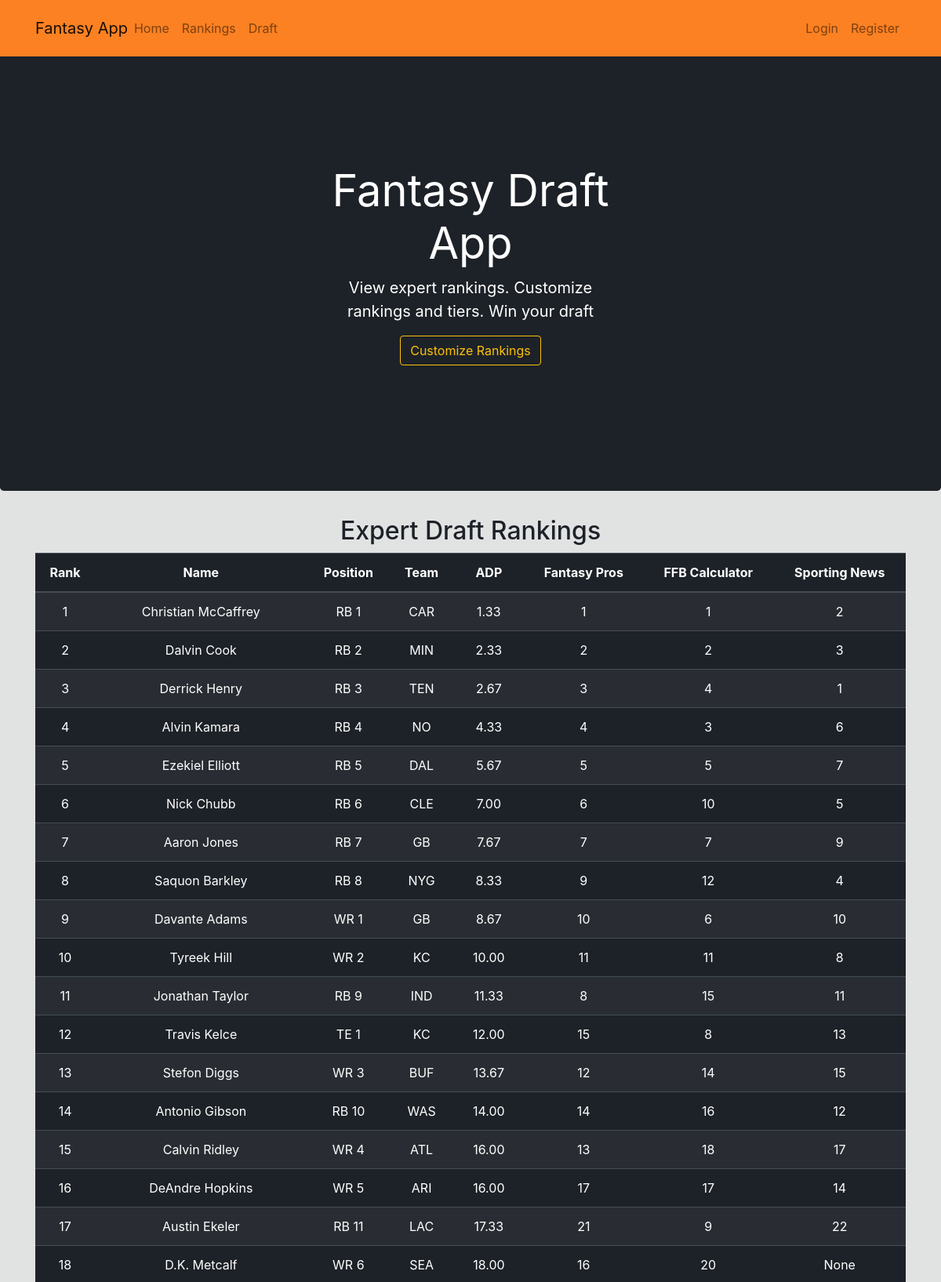
The page /home (upper part) on the database its author committed.
### website/models.py (models this page shows, shortened)
class Player(db.Model):
    id = db.Column(db.Integer(), primary_key=True)
    rank = db.Column(db.Integer())
    name = db.Column(db.String(length=40), nullable=False, unique=True)
    position = db.Column(db.String(length=3), nullable=False)
    team = db.Column(db.String(length=4))
    adp = db.Column(db.DECIMAL(3,2))
    fp_rank = db.Column(db.Integer())
    ffb_calc_rank = db.Column(db.Integer())
    sport_news_rank = db.Column(db.Integer())
    position_rank = db.Column(db.Integer())

### website/routes.py (the view)
@app.route('/')
@app.route('/home')
def home_page():
    players = Player.query.order_by('rank').all()
    return render_template('home.html', players=players)

### website/templates/home.html (shortened to what this page needs)
{% extends 'base.html' %}
{% block content %}
  <div class="jumbotron text-center" style="color:white; background-color:#1D2228;">
      <div class="col-md-5 p-lg-5 mx-auto my-5">
          <h1 class="display-4 font-weight-normal" style="color: white">Fantasy Draft App</h1>
          <p class="lead font-weight-normal">View expert rankings. Customize rankings and tiers. Win your draft</p>
          <a class="btn btn-outline-warning" href="{{ url_for('rankings_page') }}">Customize Rankings</a>
      </div>
  </div>
  <div class="container">
    <h2 class="text-center">Expert Draft Rankings</h2>
    <table class="table table-hover table-dark table-striped overflow-hidden" style="background-color: #1D2228; color:white">
      <thead>
          <tr>
              <th scope="col" class="text-center">Rank</th>
              <th scope="col" class="text-center">Name</th>
              <th scope="col" class="text-center">Position</th>
              <th scope="col" class="text-center">Team</th>
              <th scope="col" class="text-center">ADP</th>
              <th scope="col" class="text-center">Fantasy Pros</th>
              <th scope="col" class="text-center">FFB Calculator</th>
              <th scope="col" class="text-center">Sporting News</th>
          </tr>
      </thead>
      <tbody>
          {% for player in players %}
              <tr>
                  <td class="text-center">{{ player.rank }}</td>
                  <td class="text-center">{{ player.name }}</td>
                  <td class="text-center">{{ player.position }} {{ player.position_rank }}</td>
                  <td class="text-center">{{ player.team }}</td>
                  <td class="text-center">{{ player.adp }}</td>
                  <td class="text-center">{{ player.fp_rank }}</td>
                  <td class="text-center">{{ player.ffb_calc_rank }}</td>
                  <td class="text-center">{{ player.sport_news_rank }}</td>
              </tr>
          {% endfor %}
      </tbody>
    </table>
  </div>
{% endblock %}

### website/templates/base.html (shortened to what this page needs)
<!doctype html>
<html lang="en">
	<head>
		<link rel="stylesheet" href="https://cdn.jsdelivr.net/npm/bootstrap@4.5.3/dist/css/bootstrap.min.css">
	</head>
	<body style="background-color: #E1E2E2; color:  #1D2228; padding: 50px 0px 0px 0px; z-index: 0;">
		<nav id="navbar" class="py-3 navbar navbar-expand-sm navbar-light fixed-top" style="background-color: #FB8122;">
			<div class="container">
				<a class="navbar-brand mr-auto" href="{{ url_for('home_page') }}">Fantasy App</a>
				<div class="collapse navbar-collapse" id="navbarNav">
					<ul class="navbar-nav mr-auto">
						<li class="nav-item">
							<a class="nav-link" href="{{ url_for('home_page') }}">Home <span class="sr-only">(current)</span></a>
						</li>
						<li class="nav-item">
							<a class="nav-link" href="{{ url_for('rankings_page') }}">Rankings</a>
						</li>
						<li class="nav-item">
							<a class="nav-link" href="{{ url_for('draft_page') }}">Draft</a>
						</li>
					</ul>
					{% if current_user.is_authenticated %}
					<ul class="navbar-nav">
						<li class="nav-item">
							<a class="nav-link">
								<i class="fas fa-football-ball"></i>
							</a>
						</li>
						<li class="nav-item">
							<a class="nav-link">Welcome, {{ current_user.username }}</a>
						</li>
						<li class="nav-item">
							<a class="nav-link" href="{{ url_for('logout_page') }}">Logout</a>
						</li>
					</ul>
					{% else %}
					<ul class="navbar-nav">
						<li class="nav-item">
							<a class="nav-link" href="{{ url_for('login_page') }}">Login</a>
						</li>
						<li class="nav-item">
							<a class="nav-link" href="{{ url_for('register_page') }}">Register</a>
						</li>
					</ul>
				</div>
				{% endif %}
			</div>
		</nav>
	{% block content %}
	{% endblock %}
</body>
</html>

### website/templates/base.html (style rules this page uses)
label, h1, h6 { color: #1D2228; }

### rows shown on the page
Player: rank "1", name "Christian McCaffrey", position "RB", position_rank "1", team "CAR", adp "1.33", fp_rank "1", ffb_calc_rank "1", sport_news_rank "2"
Player: rank "2", name "Dalvin Cook", position "RB", position_rank "2", team "MIN", adp "2.33", fp_rank "2", ffb_calc_rank "2", sport_news_rank "3"
Player: rank "3", name "Derrick Henry", position "RB", position_rank "3", team "TEN", adp "2.67", fp_rank "3", ffb_calc_rank "4", sport_news_rank "1"
Player: rank "4", name "Alvin Kamara", position "RB", position_rank "4", team "NO", adp "4.33", fp_rank "4", ffb_calc_rank "3", sport_news_rank "6"
Player: rank "5", name "Ezekiel Elliott", position "RB", position_rank "5", team "DAL", adp "5.67", fp_rank "5", ffb_calc_rank "5", sport_news_rank "7"
Player: rank "6", name "Nick Chubb", position "RB", position_rank "6", team "CLE", adp "7.00", fp_rank "6", ffb_calc_rank "10", sport_news_rank "5"
Player: rank "7", name "Aaron Jones", position "RB", position_rank "7", team "GB", adp "7.67", fp_rank "7", ffb_calc_rank "7", sport_news_rank "9"
Player: rank "8", name "Saquon Barkley", position "RB", position_rank "8", team "NYG", adp "8.33", fp_rank "9", ffb_calc_rank "12", sport_news_rank "4"
Player: rank "9", name "Davante Adams", position "WR", position_rank "1", team "GB", adp "8.67", fp_rank "10", ffb_calc_rank "6", sport_news_rank "10"
Player: rank "10", name "Tyreek Hill", position "WR", position_rank "2", team "KC", adp "10.00", fp_rank "11", ffb_calc_rank "11", sport_news_rank "8"
Player: rank "11", name "Jonathan Taylor", position "RB", position_rank "9", team "IND", adp "11.33", fp_rank "8", ffb_calc_rank "15", sport_news_rank "11"
Player: rank "12", name "Travis Kelce", position "TE", position_rank "1", team "KC", adp "12.00", fp_rank "15", ffb_calc_rank "8", sport_news_rank "13"
Player: rank "13", name "Stefon Diggs", position "WR", position_rank "3", team "BUF", adp "13.67", fp_rank "12", ffb_calc_rank "14", sport_news_rank "15"
Player: rank "14", name "Antonio Gibson", position "RB", position_rank "10", team "WAS", adp "14.00", fp_rank "14", ffb_calc_rank "16", sport_news_rank "12"
Player: rank "15", name "Calvin Ridley", position "WR", position_rank "4", team "ATL", adp "16.00", fp_rank "13", ffb_calc_rank "18", sport_news_rank "17"
Player: rank "16", name "DeAndre Hopkins", position "WR", position_rank "5", team "ARI", adp "16.00", fp_rank "17", ffb_calc_rank "17", sport_news_rank "14"
Player: rank "17", name "Austin Ekeler", position "RB", position_rank "11", team "LAC", adp "17.33", fp_rank "21", ffb_calc_rank "9", sport_news_rank "22"
Player: rank "18", name "D.K. Metcalf", position "WR", position_rank "6", team "SEA", adp "18.00", fp_rank "16", ffb_calc_rank "20", sport_news_rank "None"
